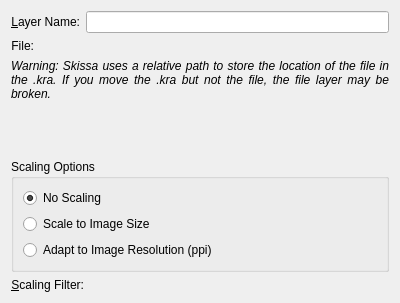
<?xml version="1.0" encoding="utf-8"?>
<ui version="4.0">
 <author>
    SPDX-FileCopyrightText: none
    SPDX-License-Identifier: GPL-3.0-or-later
  </author>
 <class>WdgDlgFileLayer</class>
 <widget class="QWidget" name="WdgDlgFileLayer">
  <property name="geometry">
   <rect>
    <x>0</x>
    <y>0</y>
    <width>400</width>
    <height>303</height>
   </rect>
  </property>
  <property name="sizePolicy">
   <sizepolicy hsizetype="Preferred" vsizetype="Preferred">
    <horstretch>0</horstretch>
    <verstretch>0</verstretch>
   </sizepolicy>
  </property>
  <property name="minimumSize">
   <size>
    <width>400</width>
    <height>0</height>
   </size>
  </property>
  <layout class="QVBoxLayout" name="verticalLayout">
   <item>
    <layout class="QFormLayout" name="formLayout">
     <item column="0" row="0">
      <widget class="QLabel" name="label">
       <property name="text">
        <string>&amp;Layer Name:</string>
       </property>
       <property name="alignment">
        <set>Qt::AlignRight|Qt::AlignTrailing|Qt::AlignVCenter</set>
       </property>
       <property name="buddy">
        <cstring>txtLayerName</cstring>
       </property>
      </widget>
     </item>
     <item column="1" row="0">
      <widget class="QLineEdit" name="txtLayerName"/>
     </item>
     <item column="0" row="1">
      <widget class="QLabel" name="label_2">
       <property name="text">
        <string>File:</string>
       </property>
       <property name="alignment">
        <set>Qt::AlignRight|Qt::AlignTrailing|Qt::AlignVCenter</set>
       </property>
       <property name="buddy">
        <cstring>txtLayerName</cstring>
       </property>
      </widget>
     </item>
     <item column="1" row="1">
      <widget class="KisFileNameRequester" name="wdgUrlRequester" native="true"/>
     </item>
    </layout>
   </item>
   <item>
    <widget class="QLabel" name="lblWarning">
     <property name="sizePolicy">
      <sizepolicy hsizetype="Preferred" vsizetype="MinimumExpanding">
       <horstretch>0</horstretch>
       <verstretch>0</verstretch>
      </sizepolicy>
     </property>
     <property name="baseSize">
      <size>
       <width>0</width>
       <height>0</height>
      </size>
     </property>
     <property name="font">
      <font>
       <pointsize>9</pointsize>
       <italic>true</italic>
      </font>
     </property>
     <property name="text">
      <string>&lt;html&gt;&lt;head/&gt;&lt;body&gt;&lt;p&gt;Warning: Skissa uses a relative path to store the location of the file in the .kra. If you move the .kra but not the file, the file layer may be broken.&lt;/p&gt;&lt;/body&gt;&lt;/html&gt;</string>
     </property>
     <property name="textFormat">
      <enum>Qt::AutoText</enum>
     </property>
     <property name="scaledContents">
      <bool>false</bool>
     </property>
     <property name="alignment">
      <set>Qt::AlignJustify|Qt::AlignTop</set>
     </property>
     <property name="wordWrap">
      <bool>true</bool>
     </property>
    </widget>
   </item>
   <item>
    <widget class="QGroupBox" name="grpScalingOptions">
     <property name="sizePolicy">
      <sizepolicy hsizetype="Preferred" vsizetype="Preferred">
       <horstretch>0</horstretch>
       <verstretch>0</verstretch>
      </sizepolicy>
     </property>
     <property name="title">
      <string>Scaling Options</string>
     </property>
     <layout class="QGridLayout" name="gridLayout">
      <item column="0" row="0">
       <widget class="QRadioButton" name="radioDontScale">
        <property name="text">
         <string>No Scaling</string>
        </property>
        <property name="checked">
         <bool>true</bool>
        </property>
       </widget>
      </item>
      <item column="0" row="1">
       <widget class="QRadioButton" name="radioScaleToImageSize">
        <property name="text">
         <string>Scale to Image Size</string>
        </property>
       </widget>
      </item>
      <item column="0" row="2">
       <widget class="QRadioButton" name="radioScalePPI">
        <property name="text">
         <string>Adapt to Image Resolution (ppi)</string>
        </property>
       </widget>
      </item>
     </layout>
    </widget>
   </item>
   <item>
    <layout class="QFormLayout" name="formLayout_2">
     <item column="0" row="0">
      <widget class="QLabel" name="label_3">
       <property name="text">
        <string>&amp;Scaling Filter:</string>
       </property>
       <property name="alignment">
        <set>Qt::AlignRight|Qt::AlignTrailing|Qt::AlignVCenter</set>
       </property>
       <property name="buddy">
        <cstring>cmbFilter</cstring>
       </property>
      </widget>
     </item>
     <item column="1" row="0">
      <widget class="KisCmbIDList" name="cmbFilter" native="true">
       <property name="sizePolicy">
        <sizepolicy hsizetype="Preferred" vsizetype="Preferred">
         <horstretch>0</horstretch>
         <verstretch>0</verstretch>
        </sizepolicy>
       </property>
      </widget>
     </item>
    </layout>
   </item>
  </layout>
 </widget>
 <customwidgets>
  <customwidget>
   <class>KisFileNameRequester</class>
   <extends>QWidget</extends>
   <header location="global">kis_file_name_requester.h</header>
   <container>1</container>
  </customwidget>
  <customwidget>
   <class>KisCmbIDList</class>
   <extends></extends>
   <header>widgets/kis_cmb_idlist.h</header>
  </customwidget>
 </customwidgets>
 <resources/>
 <connections/>
</ui>
